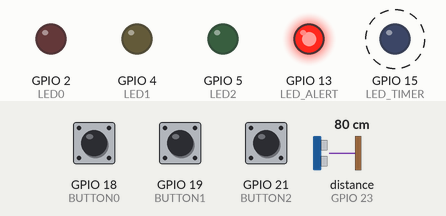
Bench run of a sketch on a simulated ESP32. Parts: output pins drawn as LEDs (lit = HIGH). Wiring (from diagram.json): ultrasonic range finder: trigger GPIO 22; echo GPIO 23. Dashed ring = blinking. Inputs (shaded band) come from the test bench; at power-on: distance to the obstacle (sensor on GPIO 23) 80 cm, GPIO 18 (BUTTON0) HIGH, GPIO 19 (BUTTON1) HIGH, GPIO 21 (BUTTON2) HIGH. The echo pulse lasts 58.3 µs per cm; pins used as bus, display or sensor lines are not drawn.

Above: at 1.2 s.
1.3 s: distance to the obstacle (sensor on GPIO 23) set to 97 cm
4.3 s: distance to the obstacle (sensor on GPIO 23) set to 106 cm
At 5.5 s:
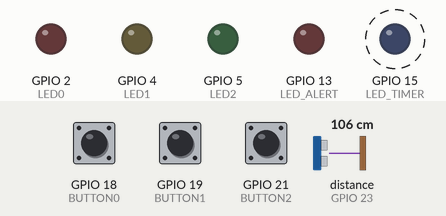
7.3 s: GPIO 18 (BUTTON0) pulled LOW for 0.15 s
At 7.4 s:
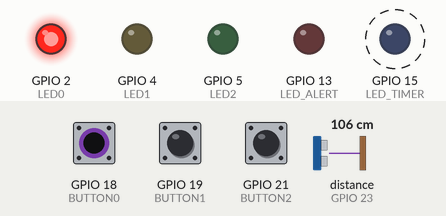
10.3 s: GPIO 19 (BUTTON1) pulled LOW for 0.15 s
At 10.4 s:
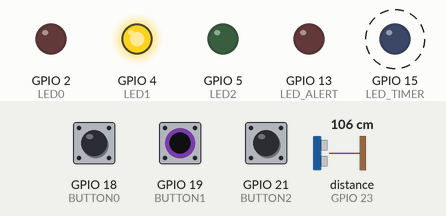
13.3 s: GPIO 21 (BUTTON2) pulled LOW for 0.15 s
At 13.4 s:
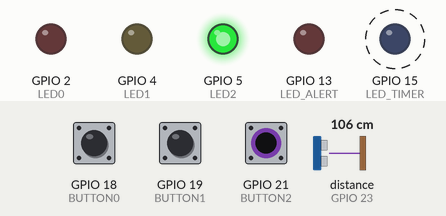
16.3 s: distance to the obstacle (sensor on GPIO 23) set to 2 cm
At 17.8 s:
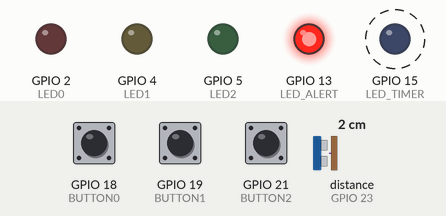
Timing chart, 0 to 20.3 s (numbered marks = the images above; inputs shaded):
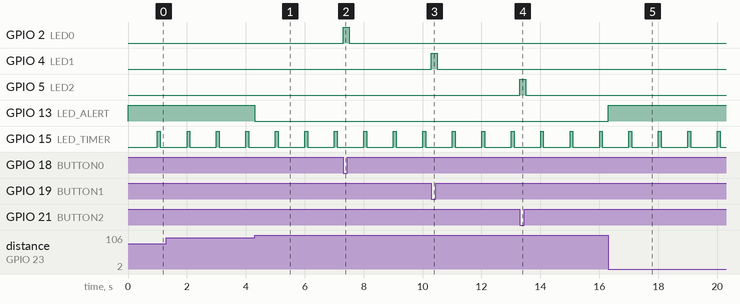

The sketch:

Lab1.ino
```cpp
#define BUTTON0 18
#define BUTTON1 19
#define BUTTON2 21

#define LED0 2
#define LED1 4
#define LED2 5
#define LED_TIMER 15
#define LED_ALERT 13

#define TRIG_PIN 22
#define ECHO_PIN 23

volatile bool flag0 = false;
volatile bool flag1 = false;
volatile bool flag2 = false;
volatile bool timerFlag = false;

hw_timer_t *timer = NULL;

void IRAM_ATTR ISR_INT0() { flag0 = true; }
void IRAM_ATTR ISR_INT1() { flag1 = true; }
void IRAM_ATTR ISR_INT2() { flag2 = true; }

void IRAM_ATTR onTimer() {
  timerFlag = true;
}

void setup() {
  pinMode(BUTTON0, INPUT_PULLUP);
  pinMode(BUTTON1, INPUT_PULLUP);
  pinMode(BUTTON2, INPUT_PULLUP);

  pinMode(LED0, OUTPUT);
  pinMode(LED1, OUTPUT);
  pinMode(LED2, OUTPUT);
  pinMode(LED_TIMER, OUTPUT);
  pinMode(LED_ALERT, OUTPUT);

  pinMode(TRIG_PIN, OUTPUT);
  pinMode(ECHO_PIN, INPUT);

  digitalWrite(LED0, LOW);
  digitalWrite(LED1, LOW);
  digitalWrite(LED2, LOW);
  digitalWrite(LED_TIMER, LOW);
  digitalWrite(LED_ALERT, LOW);

  attachInterrupt(BUTTON0, ISR_INT0, FALLING);
  attachInterrupt(BUTTON1, ISR_INT1, FALLING);
  attachInterrupt(BUTTON2, ISR_INT2, FALLING);

  timer = timerBegin(1000000);
  timerAttachInterrupt(timer, &onTimer);
  timerWrite(timer, 0);
  timerAlarm(timer, 1000000, true, 0);

  Serial.begin(115200);
}

float measureDistance() {
  digitalWrite(TRIG_PIN, LOW);
  delayMicroseconds(2);

  digitalWrite(TRIG_PIN, HIGH);
  delayMicroseconds(10);
  digitalWrite(TRIG_PIN, LOW);

  long duration = pulseIn(ECHO_PIN, HIGH);
  float distance = duration * 0.034 / 2;

  return distance;
}

void loop() {

  if (timerFlag) {
    digitalWrite(LED_TIMER, HIGH);
    delay(100);
    digitalWrite(LED_TIMER, LOW);
    timerFlag = false;
    return;
  }

  float distance = measureDistance();

  if (distance > 0 && distance < 100) {
    digitalWrite(LED_ALERT, HIGH);
  } else {
    digitalWrite(LED_ALERT, LOW);
  }

  if (flag0) {
    digitalWrite(LED0, HIGH);
    delay(200);
    digitalWrite(LED0, LOW);
    flag0 = false;
  }
  else if (flag1) {
    digitalWrite(LED1, HIGH);
    delay(200);
    digitalWrite(LED1, LOW);
    flag1 = false;
  }
  else if (flag2) {
    digitalWrite(LED2, HIGH);
    delay(200);
    digitalWrite(LED2, LOW);
    flag2 = false;
  }
}
```

Measured:
- the behaviour switches between 100 and 101 cm on distance to the obstacle (sensor on GPIO 23) (found by bisection; images 0 and 1)
- after the input at 4.3 s, GPIO 13 (LED_ALERT): HIGH → LOW at once
- after the input at 7.3 s, GPIO 2 (LED0): LOW → HIGH at once, → LOW 0.20 s later
- after the input at 10.3 s, GPIO 4 (LED1): LOW → HIGH at once, → LOW 0.20 s later
- after the input at 13.3 s, GPIO 5 (LED2): LOW → HIGH at once, → LOW 0.20 s later
- after the input at 16.3 s, GPIO 13 (LED_ALERT): LOW → HIGH at once
- by itself, GPIO 15 (LED_TIMER): alternates HIGH for 0.10 s and LOW for 0.90 s
